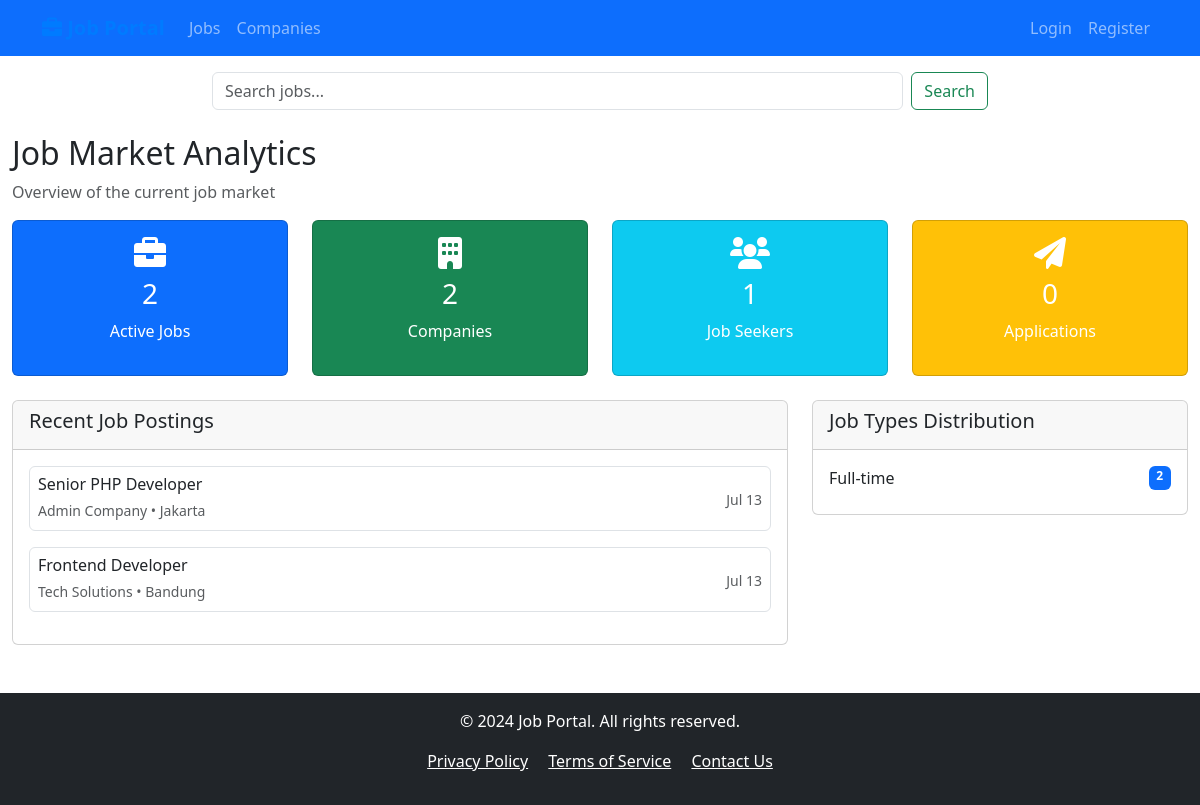
Page /pages/analytics.php on the committed database.
### tables this page shows
CREATE TABLE `jobs` (
  `id` int NOT NULL AUTO_INCREMENT,
  `company_id` int NOT NULL,
  `title` varchar(255) DEFAULT NULL,
  `description` text,
  `requirements` text,
  `salary_min` decimal(10,2) DEFAULT NULL,
  `salary_max` decimal(10,2) DEFAULT NULL,
  `location` varchar(100) DEFAULT NULL,
  `job_type` enum('full-time','part-time','contract','internship') DEFAULT NULL,
  `status` enum('active','closed') DEFAULT 'active',
  `created_at` timestamp NULL DEFAULT CURRENT_TIMESTAMP,
  `updated_at` timestamp NULL DEFAULT CURRENT_TIMESTAMP ON UPDATE CURRENT_TIMESTAMP,
  PRIMARY KEY (`id`),
  KEY `company_id` (`company_id`),
  CONSTRAINT `jobs_ibfk_1` FOREIGN KEY (`company_id`) REFERENCES `users` (`id`) ON DELETE CASCADE
);

CREATE TABLE `company_profiles` (
  `id` int NOT NULL AUTO_INCREMENT,
  `user_id` int NOT NULL,
  `company_name` varchar(100) DEFAULT NULL,
  `description` text,
  `website` varchar(255) DEFAULT NULL,
  `phone` varchar(20) DEFAULT NULL,
  `address` text,
  `logo` varchar(255) DEFAULT NULL,
  PRIMARY KEY (`id`),
  KEY `user_id` (`user_id`),
  CONSTRAINT `company_profiles_ibfk_1` FOREIGN KEY (`user_id`) REFERENCES `users` (`id`) ON DELETE CASCADE
);

### pages/analytics.php (the view, shortened to what this page needs)
<?php
require_once '../templates/header.php';
require_once '../templates/nav.php';
$db = new Database();
$conn = $db->getConnection();
$total_jobs_query = "SELECT COUNT(*) as total FROM jobs WHERE status = 'active'";
$total_jobs = $conn->query($total_jobs_query)->fetch(PDO::FETCH_ASSOC)['total'];
$total_companies_query = "SELECT COUNT(*) as total FROM company_profiles";
$total_companies = $conn->query($total_companies_query)->fetch(PDO::FETCH_ASSOC)['total'];
$total_members_query = "SELECT COUNT(*) as total FROM member_profiles";
$total_members = $conn->query($total_members_query)->fetch(PDO::FETCH_ASSOC)['total'];
$total_applications_query = "SELECT COUNT(*) as total FROM job_applications";
$total_applications = $conn->query($total_applications_query)->fetch(PDO::FETCH_ASSOC)['total'];
$recent_jobs_query = "SELECT j.*, c.company_name FROM jobs j
                     JOIN company_profiles c ON j.company_id = c.user_id
                     WHERE j.status = 'active'
                     ORDER BY j.created_at DESC LIMIT 5";
$recent_jobs = $conn->query($recent_jobs_query);
$job_types_query = "SELECT job_type, COUNT(*) as count FROM jobs WHERE status = 'active' GROUP BY job_type";
$job_types = $conn->query($job_types_query);
?>
<div class="container mt-4">
    <h2>Job Market Analytics</h2>
    <p class="text-muted">Overview of the current job market</p>
    <div class="row mb-4">
        <div class="col-md-3">
            <div class="card bg-primary text-white">
                <div class="card-body text-center">
                    <i class="fas fa-briefcase fa-2x mb-2"></i>
                    <h3><?php echo $total_jobs; ?></h3>
                    <p>Active Jobs</p>
                </div>
            </div>
        </div>
        <div class="col-md-3">
            <div class="card bg-success text-white">
                <div class="card-body text-center">
                    <i class="fas fa-building fa-2x mb-2"></i>
                    <h3><?php echo $total_companies; ?></h3>
                    <p>Companies</p>
                </div>
            </div>
        </div>
        <div class="col-md-3">
            <div class="card bg-info text-white">
                <div class="card-body text-center">
                    <i class="fas fa-users fa-2x mb-2"></i>
                    <h3><?php echo $total_members; ?></h3>
                    <p>Job Seekers</p>
                </div>
            </div>
        </div>
        <div class="col-md-3">
            <div class="card bg-warning text-white">
                <div class="card-body text-center">
                    <i class="fas fa-paper-plane fa-2x mb-2"></i>
                    <h3><?php echo $total_applications; ?></h3>
                    <p>Applications</p>
                </div>
            </div>
        </div>
    </div>
    <div class="row">
        <div class="col-md-8">
            <div class="card">
                <div class="card-header">
                    <h5>Recent Job Postings</h5>
                </div>
                <div class="card-body">
                    <?php if ($recent_jobs->rowCount() > 0): ?>
                        <?php while ($job = $recent_jobs->fetch(PDO::FETCH_ASSOC)): ?>
                            <div class="d-flex justify-content-between align-items-center mb-3 p-2 border rounded">
                                <div>
                                    <h6 class="mb-1"><?php echo $job['title']; ?></h6>
                                    <small class="text-muted"><?php echo $job['company_name']; ?> • <?php echo $job['location']; ?></small>
                                </div>
                                <div>
                                    <small class="text-muted"><?php echo date('M d', strtotime($job['created_at'])); ?></small>
                                </div>
                            </div>
                        <?php endwhile; ?>
                    <?php else: ?>
                        <p>No recent jobs found.</p>
                    <?php endif; ?>
                </div>
            </div>
        </div>
        <div class="col-md-4">
            <div class="card">
                <div class="card-header">
                    <h5>Job Types Distribution</h5>
                </div>
                <div class="card-body">
                    <?php if ($job_types->rowCount() > 0): ?>
                        <?php while ($type = $job_types->fetch(PDO::FETCH_ASSOC)): ?>
                            <div class="d-flex justify-content-between mb-2">
                                <span><?php echo ucfirst($type['job_type']); ?></span>
                                <span class="badge bg-primary"><?php echo $type['count']; ?></span>
                            </div>
                        <?php endwhile; ?>
                    <?php else: ?>
                        <p>No job types data available.</p>
                    <?php endif; ?>
                </div>
            </div>
        </div>
    </div>
</div>
<?php require_once '../templates/footer.php'; ?>

### rows in the picture
jobs: title "Senior PHP Developer", company_profiles.company_name "Admin Company", location "Jakarta", created_at "Jul 13"
jobs: title "Frontend Developer", company_profiles.company_name "Tech Solutions", location "Bandung", created_at "Jul 13"

### other values in the picture
$total_jobs "2"
$total_companies "2"
$total_members "1"
$total_applications "0"
$type['job_type'] "Full-time"
$type['count'] "2"
